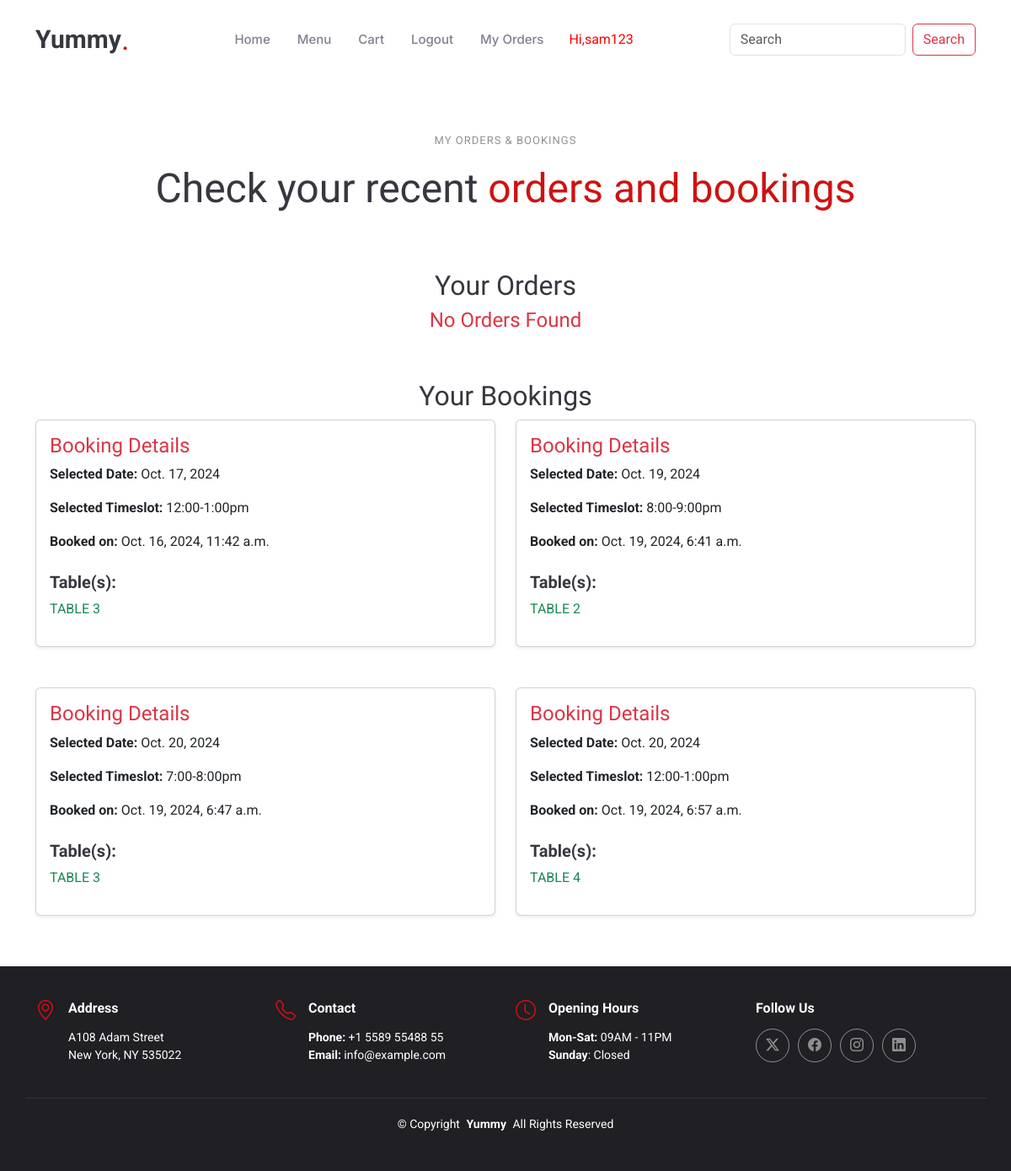
/cart/my_orders (signed in), run on the app's committed database.
### booking/models.py (models this page shows, shortened)
class Table_booking(models.Model):
    TIME_SLOT_CHOICES = [
        ('12:00-1:00pm', '12:00-1:00 PM'),
        ('1:00-2:00pm', '1:00-2:00 PM'),
        ('2:00-3:00pm', '2:00-3:00 PM'),
        ('6:00-7:00pm', '6:00-7:00 PM'),
        ('7:00-8:00pm', '7:00-8:00 PM'),
        ('8:00-9:00pm', '8:00-9:00 PM'),
        ('9:00-10:00pm', '9:00-10:00 PM'),
        ('10:00-11:00pm', '10:00-11:00 PM'),
    ]
    user=models.ForeignKey(User,on_delete=models.CASCADE)
    table=models.ManyToManyField(Table_detail)
    name=models.CharField(max_length=30)
    email=models.EmailField(max_length=50)
    phone = PhoneNumberField(region='IN')
    date=models.DateField()
    time=models.CharField(max_length=15,choices=TIME_SLOT_CHOICES)
    booked_date=models.DateTimeField(auto_now_add=True)
    booking_id=models.CharField(max_length=100,blank=True)
    payment_status = models.CharField(default="pending", max_length=30)
    def __str__(self):
        return self.user.username

class Table_detail(models.Model):
    table_name=models.CharField(max_length=10)
    table_capacity=models.IntegerField()
    booking_status = models.CharField(default="pending", max_length=30)

### cart/views.py (the view)
# urls.py: path('my_orders',views.my_orders,name='my_orders')
def my_orders(request):
    user = request.user
    order = Order_table.objects.filter(user=user, payment_status='paid')
    print('orders',order)
    booking = Table_booking.objects.filter(user=user, payment_status='paid')
    print('tables',booking)
    return render(request, 'my_orders.html', {'orders': order,'bookings':booking})

### template/my_orders.html
<!DOCTYPE html>
{% extends 'base.html' %}
{% load static %}
{% block content %}
<section id="orders" class="orders section">
    <div class="container section-title text-center" data-aos="fade-up">
        <h2>My Orders & Bookings</h2>
        <p>Check your recent <span class="description-title">orders and bookings</span></p>
    </div>
    <div class="container">
        <div class="orders-section" data-aos="fade-up" data-aos-delay="200">
            <h2 class="text-center">Your Orders</h2>
            <div class="row gy-5 justify-content-center">
                {% if orders %}
                    {% for i in orders %}
                    <div class="col-lg-4 col-md-6">
                        <div class="card menu-item shadow-sm">
                            <a href="" class="glightbox">
                                <img src="{{ i.dish.image.url }}" class="card-img-top img-fluid" style="height: 250px;" alt="{{ i.dish.name }}">
                            </a>
                            <div class="card-body">
                                <h3 class="card-title">{{ i.dish.name }}</h3>
                                <p class="price text-success">₹ {{ i.dish.price }}</p>
                                <p class="ingredients text-muted">Ordered on: {{ i.ordered_date }}</p>
                                <a href="{% url 'cart:add_to_cart' i.dish.id %}" class="btn btn-danger">Reorder</a>
                            </div>
                        </div>
                    </div>
                    {% endfor %}
                {% else %}
                <div class="col-12 text-center">
                    <h4 class="text-danger">No Orders Found</h4>
                </div>
                {% endif %}
            </div>
        </div>
        <div class="bookings-section mt-5" data-aos="fade-up" data-aos-delay="200">
            <h2 class="text-center">Your Bookings</h2>
            <div class="row gy-5 justify-content-center">
                {% if bookings %}
                    {% for i in bookings %}
                    <div class="col-lg-6 col-md-8">
                        <div class="card booking-item shadow-sm p-3">
                            <h4 class="text-danger">Booking Details</h4>
                            <p><strong>Selected Date:</strong> {{ i.date }}</p>
                            <p><strong>Selected Timeslot:</strong> {{ i.time }}</p>
                            <p><strong>Booked on:</strong> {{ i.booked_date }}</p>
                            <h5 class="fw-bold mt-2">Table(s):</h5>
                            <ul class="list-unstyled">
                                {% for table in i.table.all %}
                                <li class="text-success">{{ table.table_name }}</li>
                                {% endfor %}
                            </ul>
                        </div>
                    </div>
                    {% endfor %}
                {% else %}
                <div class="col-12 text-center">
                    <h4 class="text-danger">No Bookings Found</h4>
                </div>
                {% endif %}
            </div>
        </div>
    </div>
</section>
{% endblock %}

### template/base.html (shortened to what this page needs)
<!DOCTYPE html>
{% load static %}
<html lang="en">
<link rel="stylesheet" href="https://cdnjs.cloudflare.com/ajax/libs/font-awesome/6.5.2/css/all.min.css" />
<head>
  <link rel="stylesheet" href="https://cdnjs.cloudflare.com/ajax/libs/font-awesome/6.6.0/css/brands.min.css" />
  <link href="{% static 'assets/vendor/bootstrap/css/bootstrap.min.css' %}" rel="stylesheet">
  <link href="{% static 'assets/vendor/bootstrap-icons/bootstrap-icons.css' %}" rel="stylesheet">
  <link href="{% static 'assets/vendor/aos/aos.css' %}" rel="stylesheet">
  <link href="{% static 'assets/vendor/glightbox/css/glightbox.min.css' %}" rel="stylesheet">
  <link href="{% static 'assets/vendor/swiper/swiper-bundle.min.css' %}" rel="stylesheet">
  <link href="{% static 'assets/css/main.css' %}" rel="stylesheet">
</head>
<body class="index-page">
  <header id="header" class="header d-flex align-items-center sticky-top">
    <div class="container position-relative d-flex align-items-center justify-content-between">
      <a href="{% url 'shop:home' %}" class="logo d-flex align-items-center me-auto me-xl-0">
        <h1 class="sitename">Yummy</h1>
        <span>.</span>
      </a>
      <nav id="navmenu" class="navmenu">
        <ul>
          <li><a href="{% url 'shop:home' %}">Home<br></a></li>
          <li><a href="{% url 'shop:menu' %}">Menu</a></li>
          {% if user.is_superuser %}
            <li><a href="{% url 'shop:logout' %}">Logout</a></li>
            <li style="color:red">Hi,{{user.username}}</li>
          {% elif user.is_authenticated %}
            <li><a href="{% url 'cart:view_cart' %}">Cart</a></li>
            <li><a href="{% url 'shop:logout' %}">Logout</a></li>
            <li><a href="{% url 'cart:my_orders' %}">My Orders</a></li>
            <li style="color:red">Hi,{{user.username}}</li>
          {% else %}
            <li><a href="{% url 'shop:register' %}">Register</a></li>
            <li><a href="{% url 'shop:login' %}">Login</a></li>
            <li style="color:red">Hi,Guest</li>
          {% endif %}
          <div style="padding-left:100px">
          <form class="d-flex" action="{% url 'shop:search' %}" method="post">
            <input class="form-control me-2" type="search" name="s" placeholder="Search" aria-label="Search">
            <button class="btn btn-outline-danger" type="submit">Search</button>
          </form>
          </div>
        </ul>
      </nav>
    </div>
  </header>
{% block content %}{% endblock %}
  <footer id="footer" class="footer dark-background">
    <div class="container">
      <div class="row gy-3">
        <div class="col-lg-3 col-md-6 d-flex">
          <i class="bi bi-geo-alt icon"></i>
          <div class="address">
            <h4>Address</h4>
            <p>A108 Adam Street</p>
            <p>New York, NY 535022</p>
          </div>
        </div>
        <div class="col-lg-3 col-md-6 d-flex">
          <i class="bi bi-telephone icon"></i>
          <div>
            <h4>Contact</h4>
            <p>
              <strong>Phone:</strong> <span>+1 5589 55488 55</span><br>
              <strong>Email:</strong> <span>info@example.com</span><br>
            </p>
          </div>
        </div>
        <div class="col-lg-3 col-md-6 d-flex">
          <i class="bi bi-clock icon"></i>
          <div>
            <h4>Opening Hours</h4>
            <p>
              <strong>Mon-Sat:</strong> <span>09AM - 11PM</span><br>
              <strong>Sunday</strong>: <span>Closed</span>
            </p>
          </div>
        </div>
        <div class="col-lg-3 col-md-6">
          <h4>Follow Us</h4>
          <div class="social-links d-flex">
            <a href="#" class="twitter"><i class="bi bi-twitter-x"></i></a>
            <a href="#" class="facebook"><i class="bi bi-facebook"></i></a>
            <a href="#" class="instagram"><i class="bi bi-instagram"></i></a>
            <a href="#" class="linkedin"><i class="bi bi-linkedin"></i></a>
          </div>
        </div>
      </div>
    </div>
    <div class="container copyright text-center mt-4">
      <p>© <span>Copyright</span> <strong class="px-1 sitename">Yummy</strong> <span>All Rights Reserved</span></p>
    </div>
  </footer>
</body>
</html>

### static/assets/css/main.css (style rules this page uses)
:root { --default-font: "Roboto", system-ui, -apple-system, "Segoe UI", Roboto, "Helvetica Neue", Arial, "Noto Sans", "Liberation Sans", sans-serif, "Apple Color Emoji", "Segoe UI Emoji", "Segoe UI Symbol", "Noto Color Emoji"; --heading-font: "Amatic SC", sans-serif; --nav-font: "Inter", sans-serif; }
:root { --background-color: #ffffff; --default-color: #212529; --heading-color: #37373f; --accent-color: #ce1212; --surface-color: #ffffff; --contrast-color: #ffffff; }
:root { --nav-color: #7f7f90; --nav-hover-color: #ce1212; --nav-mobile-background-color: #ffffff; --nav-dropdown-background-color: #ffffff; --nav-dropdown-color: #7f7f90; --nav-dropdown-hover-color: #ce1212; }
.dark-background { --background-color: #1f1f24; --default-color: #ffffff; --heading-color: #ffffff; --surface-color: #37373f; --contrast-color: #ffffff; }
:root { scroll-behavior: smooth; }
body { color: var(--default-color); background-color: var(--background-color); font-family: var(--default-font); }
a { color: var(--accent-color); text-decoration: none; transition: 0.3s; }
h1, h2, h3, h4, h5, h6 { color: var(--heading-color); font-family: var(--heading-font); }
.header { color: var(--default-color); background-color: var(--background-color); padding: 20px 0; transition: all 0.5s; z-index: 997; }
.header .logo { line-height: 1; }
.header .logo h1 { font-size: 30px; margin: 0; font-weight: 700; color: var(--heading-color); font-family: var(--default-font); }
.header .logo span { color: var(--accent-color); font-size: 36px; }
@media (max-width: 1200px) { .header .logo { order: 1; } }
@media (max-width: 1200px) { .header .navmenu { order: 3; } }
@media (min-width: 1200px) { .navmenu { padding: 0; } }
@media (min-width: 1200px) { .navmenu ul { margin: 0; padding: 0; display: flex; list-style: none; align-items: center; } }
@media (min-width: 1200px) { .navmenu li { position: relative; } }
@media (min-width: 1200px) { .navmenu>ul>li { white-space: nowrap; padding: 15px 14px; } }
@media (min-width: 1200px) { .navmenu a, .navmenu a:focus { color: var(--nav-color); font-size: 15px; padding: 0 2px; font-family: var(--nav-font); font-weight: 500; display: flex; align-items: center; justify-content: space-between; white-space: nowrap; transition: 0.3s; position: relative; } }
@media (min-width: 1200px) { .navmenu>ul>li>a:before { content: ""; position: absolute; height: 2px; bottom: -6px; left: 0; background-color: var(--nav-hover-color); visibility: hidden; width: 0px; transition: all 0.3s ease-in-out 0s; } }
.footer { --heading-font: var(--default-font); color: var(--default-color); background-color: var(--background-color); font-size: 14px; padding: 40px 0; position: relative; }
.footer .icon { color: var(--accent-color); margin-right: 15px; font-size: 24px; line-height: 0; }
.footer h4 { font-size: 16px; font-weight: 700; margin-bottom: 15px; }
.footer .address p { margin-bottom: 0px; }
.footer .social-links a { display: flex; align-items: center; justify-content: center; width: 40px; height: 40px; border-radius: 50%; border: 1px solid color-mix(in srgb, var(--default-color), transparent 50%); font-size: 16px; color: color-mix(in srgb, var(--default-color), transparent 50%); margin-right: 10px; transition: 0.3s; }
.footer .copyright { padding-top: 20px; border-top: 1px solid color-mix(in srgb, var(--default-color), transparent 90%); }
.footer .copyright p { margin-bottom: 0; }
section, .section { color: var(--default-color); background-color: var(--background-color); padding: 60px 0; scroll-margin-top: 92px; overflow: clip; }
.section-title { text-align: center; padding-bottom: 60px; position: relative; }
.section-title h2 { font-size: 13px; letter-spacing: 1px; font-weight: 400; padding: 0; margin: 0; color: color-mix(in srgb, var(--default-color), transparent 50%); display: inline-block; text-transform: uppercase; font-family: var(--default-font); }
.section-title p { color: var(--heading-color); margin: 10px 0 0 0; font-size: 48px; font-weight: 500; font-family: var(--heading-font); }
.section-title p .description-title { color: var(--accent-color); }

### data on the page
Table_booking: date "Oct. 17, 2024", time "12:00-1:00pm", booked_date "Oct. 16, 2024, 11:42 a.m."
Table_detail: table_name "TABLE 3"
Table_booking: date "Oct. 19, 2024", time "8:00-9:00pm", booked_date "Oct. 19, 2024, 6:41 a.m."
Table_detail: table_name "TABLE 2"
Table_booking: date "Oct. 20, 2024", time "7:00-8:00pm", booked_date "Oct. 19, 2024, 6:47 a.m."
Table_booking: date "Oct. 20, 2024", time "12:00-1:00pm", booked_date "Oct. 19, 2024, 6:57 a.m."
Table_detail: table_name "TABLE 4"

### other printed values
{{ user.username }} "sam123"
